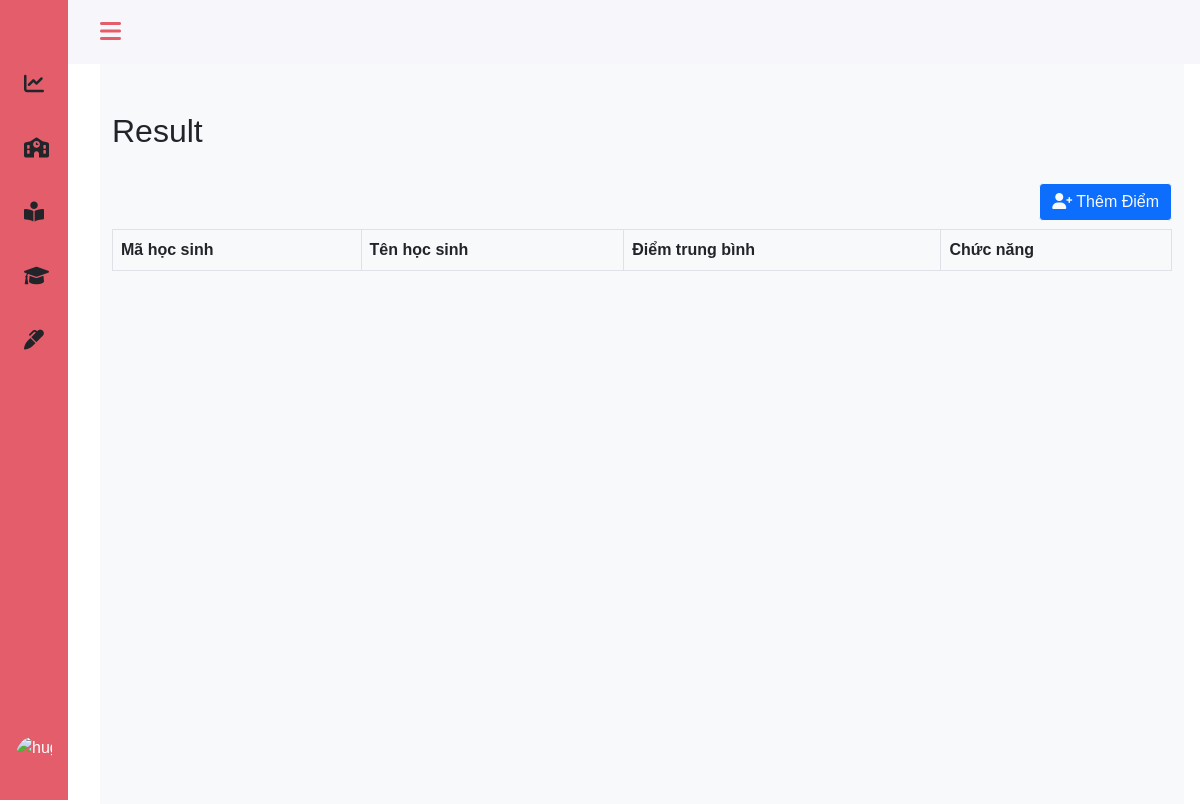
/admin/result.php, run on an earlier commit of the app's database.
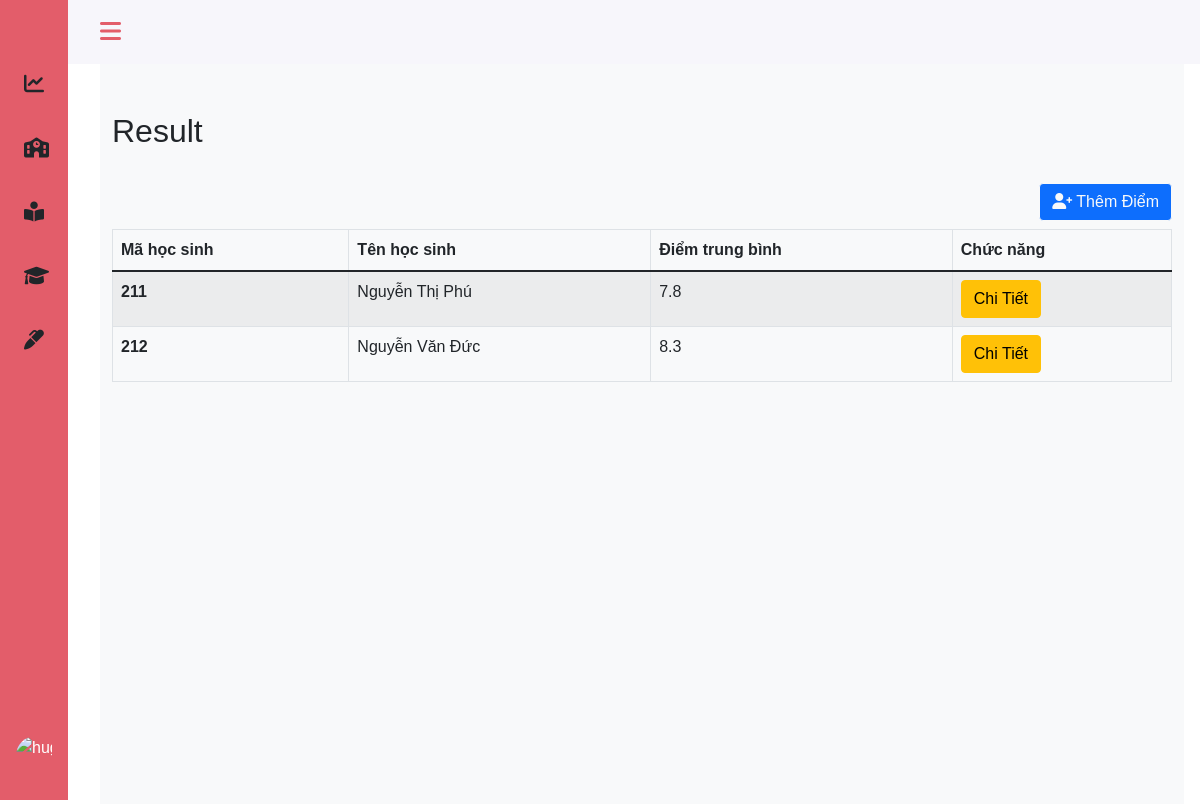
And on a later commit of the database.
### tables this page shows
CREATE TABLE `marks` (
  `st_id` int(10) NOT NULL,
  `sb_id` int(10) NOT NULL,
  `ma_hour_test` varchar(5) NOT NULL,
  `ma_final_exam` varchar(5) NOT NULL,
  `ma_avarage` varchar(5) NOT NULL
);

CREATE TABLE `students` (
  `st_id` int(10) NOT NULL,
  `st_name` varchar(30) NOT NULL,
  `st_birth` date NOT NULL,
  `st_address` varchar(50) NOT NULL,
  `st_gender` varchar(30) NOT NULL,
  `st_phone` tinytext DEFAULT NULL,
  `st_parent` varchar(30) NOT NULL,
  `class_id` int(11) NOT NULL
);

### admin/result.php (the view, shortened to what this page needs)
<?php
include 'headerad.php';
?>
<main>
    <div class="height-100 bg-light">
        <div class="col py-3  ">
            <div class="container ">
                <div class="row mt-3 pt-3 border-bottom border-light">
                    <div class="col-md-6">
                        <h2>Result</h2>
                    </div>
                </div>
            </div>
            <div class="container-fluid py-3" style="width:100% ; overflow: auto; height: auto">
                <div class="row">
                    <div class="float-end py-2">
                        <a href="" class="btn btn-md btn-outline-light btn-primary float-end">
                            <i class="fas fa-user-plus"></i> Thêm Điểm
                        </a>
                    </div>
                </div>
                <table class="table table-hover table-striped table-bordered" id="example">
                    <thead>
                        <tr>
                            <th scope="col">Mã học sinh</th>
                            <th scope="col">Tên học sinh</th>
                            <th scope="col">Điểm trung bình</th>
                            <th scope="col">Chức năng</th>
                        </tr>
                    </thead>
                    <tbody>
                        <?php
                        include '../config.php';
                        $sql = "SELECT  st.st_id, st.st_name, m.ma_avarage FROM students st, marks m
                        WHERE st.st_id = m.st_id";
                        $result = mysqli_query($conn, $sql);
                        if (mysqli_num_rows($result) > 0) {
                            while ($row = mysqli_fetch_assoc($result)) {
                        ?>
                                <tr>
                                    <th scope="row"><?php echo $row['st_id']; ?> </th>
                                    <td><?php echo $row['st_name']; ?></td>
                                    <td><?php echo $row['ma_avarage']; ?></td>
                                    <td>
                                        <a class="btn btn-warning" href="">Chi Tiết</a>
                                    </td>
                                </tr>
                        <?php
                            }
                        }
                        ?>
                    </tbody>
                </table>
            </div>
        </div>
    </div>
</main>
<?php
include 'footerad.php';
?>

What changed in the data, as far as the page shows it:
added marks: st_id.st_id "211", st_id.st_name "Nguyễn Thị Phú", ma_avarage "7.8"
added marks: st_id.st_id "212", st_id.st_name "Nguyễn Văn Đức", ma_avarage "8.3"
